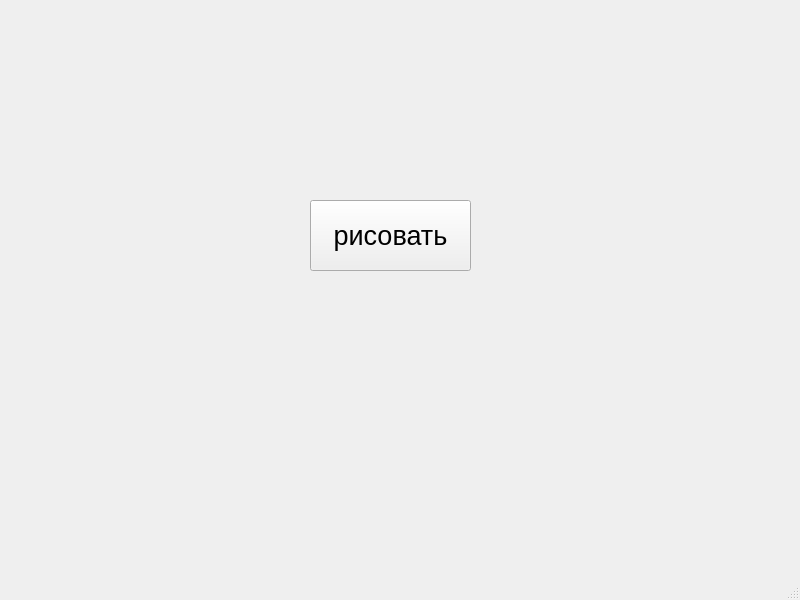
<?xml version="1.0" encoding="UTF-8"?>
<ui version="4.0">
 <class>MainWindow</class>
 <widget class="QMainWindow" name="MainWindow">
  <property name="geometry">
   <rect>
    <x>0</x>
    <y>0</y>
    <width>800</width>
    <height>600</height>
   </rect>
  </property>
  <property name="windowTitle">
   <string>MainWindow</string>
  </property>
  <widget class="QWidget" name="centralwidget">
   <widget class="QPushButton" name="pushButton">
    <property name="geometry">
     <rect>
      <x>310</x>
      <y>200</y>
      <width>161</width>
      <height>71</height>
     </rect>
    </property>
    <property name="font">
     <font>
      <pointsize>20</pointsize>
     </font>
    </property>
    <property name="text">
     <string>рисовать</string>
    </property>
   </widget>
  </widget>
  <widget class="QMenuBar" name="menubar">
   <property name="geometry">
    <rect>
     <x>0</x>
     <y>0</y>
     <width>800</width>
     <height>20</height>
    </rect>
   </property>
  </widget>
  <widget class="QStatusBar" name="statusbar"/>
 </widget>
 <resources/>
 <connections/>
</ui>
